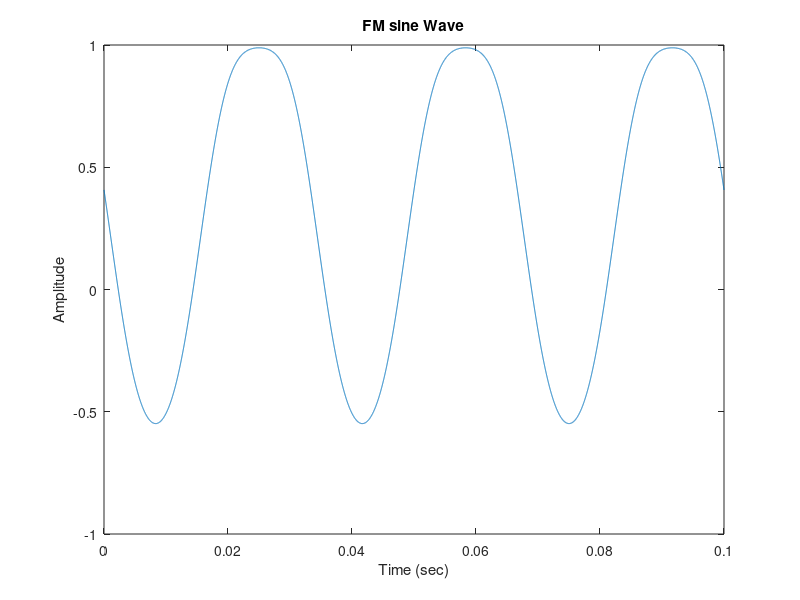
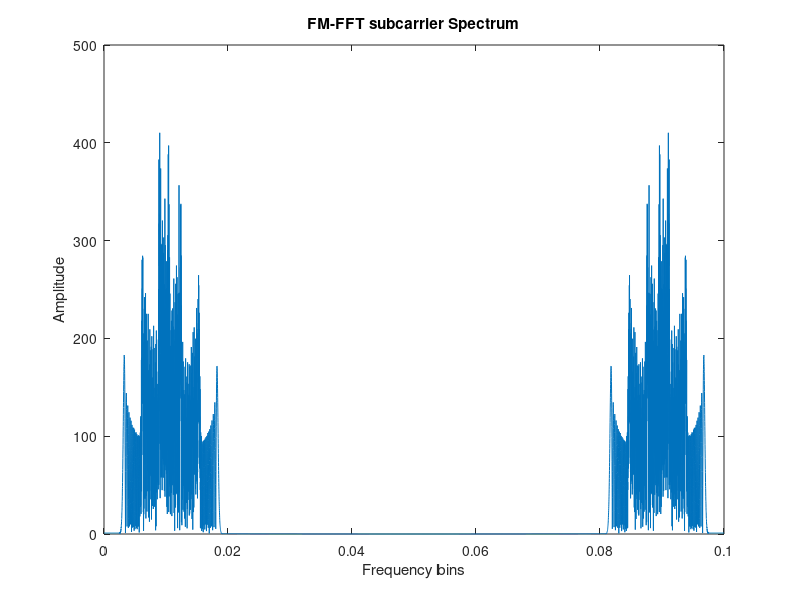
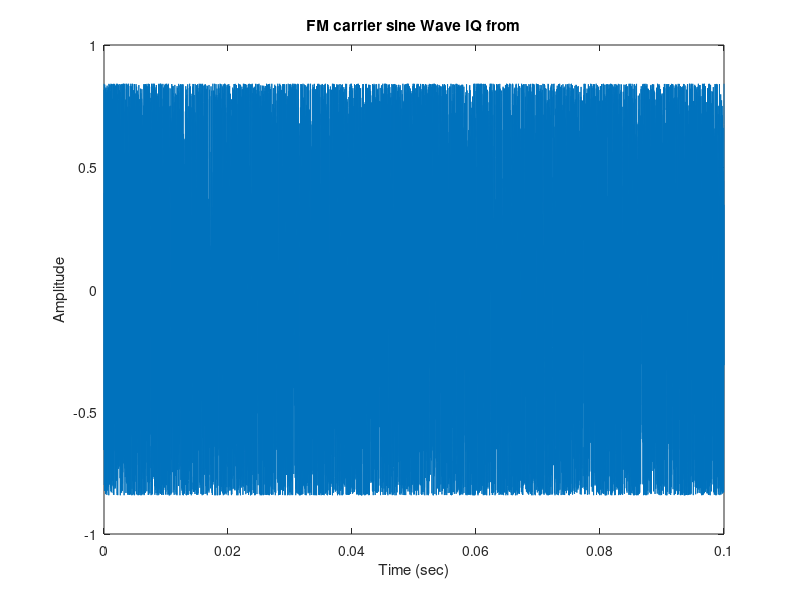
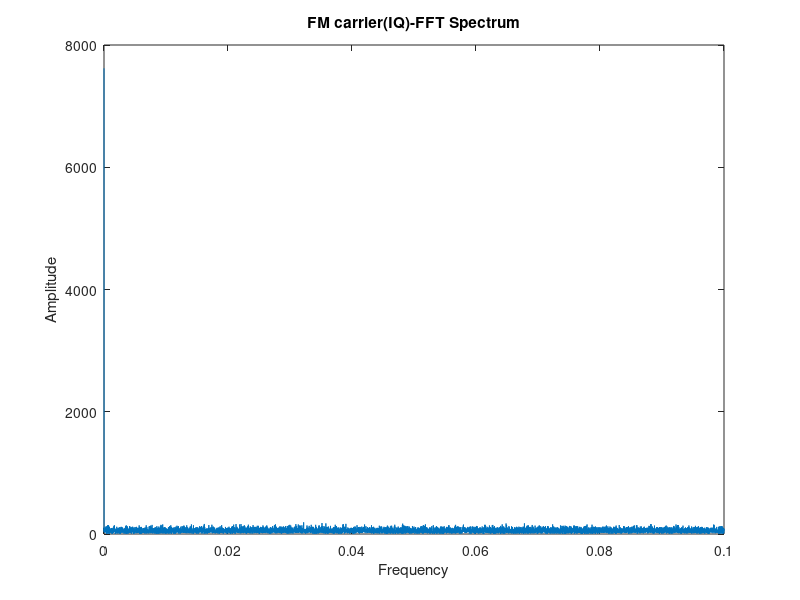

Here is the MATLAB script that generated these plots, in order:
% Reference Signal
fs = 99600;
t = 0:1/fs:0.1;

x1 = sin(2*pi*30*t);

y1=cos(x1+9960);

x2 = sin(2*pi*30*t+30*pi/180);

% plot(t,x1)
figure(1)
axis([0 0.1 -1 1])

xlabel('Time (sec)')

ylabel('Amplitude')

title('Sine Periodic Wave')

% y1=modulate(x1,9960,2e5,'fm',480)
plot(t,y1)
xlabel('Time (sec)')

ylabel('Amplitude')

title('FM sine Wave')
% % % % % % % % % % % % 
% Subcarrier


fs=9960;
ys = [];
D = 480;
idata = [];
qdata = [];
IQData=[]; 
Dc = 5e3;
yc = [];
fsc = 108e7;
fc=108e6;
idatac = [];
qdatac = [];
IQDatac=[]; 
for r = 1:length(t)

    % loop

    ys(r) = cos(2*pi*(fs+D*cos(2*pi*30*t(r)))*t(r)); %subcarrier
    yc(r) = cos(2*pi*(fc+Dc*ys(r))*t(r)); %carrier
    idata(r)=sin(2*pi*ys(r));
    qdata(r)=cos(2*pi*ys(r));
    IQDatas(r)=idata(r)+j.*qdata(r);
    IQDatac(r)=sin(yc(r))+j.*cos(yc(r));
end

figure(2)
plot(t,abs(fft(ys)))
xlabel('Frequency bins')
ylabel('Amplitude')
title('FM-FFT subcarrier Spectrum')
figure(3)
 plot(t,IQDatas)
xlabel('Time (sec)')
ylabel('Amplitude')
title('FM subcarrier sine Wave IQ from')
figure(4)
plot(t,abs(fft(IQDatas)))
xlabel('Frequency')
ylabel('Amplitude')
title('FM subcarrier(IQ)-FFT Spectrum')
wave = [real(IQDatas);imag(IQDatas)];
% wave = wave(:)';    % transpose the waveform


% % % % % % % % % 
% Carrier
figure(5)
plot(t,abs(fft(yc)))
xlabel('Frequency')
ylabel('Amplitude')
title('FM-FFT carrier Spectrum')
figure(3)
 plot(t,IQDatac)
xlabel('Time (sec)')
ylabel('Amplitude')
title('FM carrier sine Wave IQ from')
figure(4)
plot(t,abs(fft(IQDatac)))
xlabel('Frequency')
ylabel('Amplitude')
title('FM carrier(IQ)-FFT Spectrum')
wave = [real(IQDatac);imag(IQDatac)];